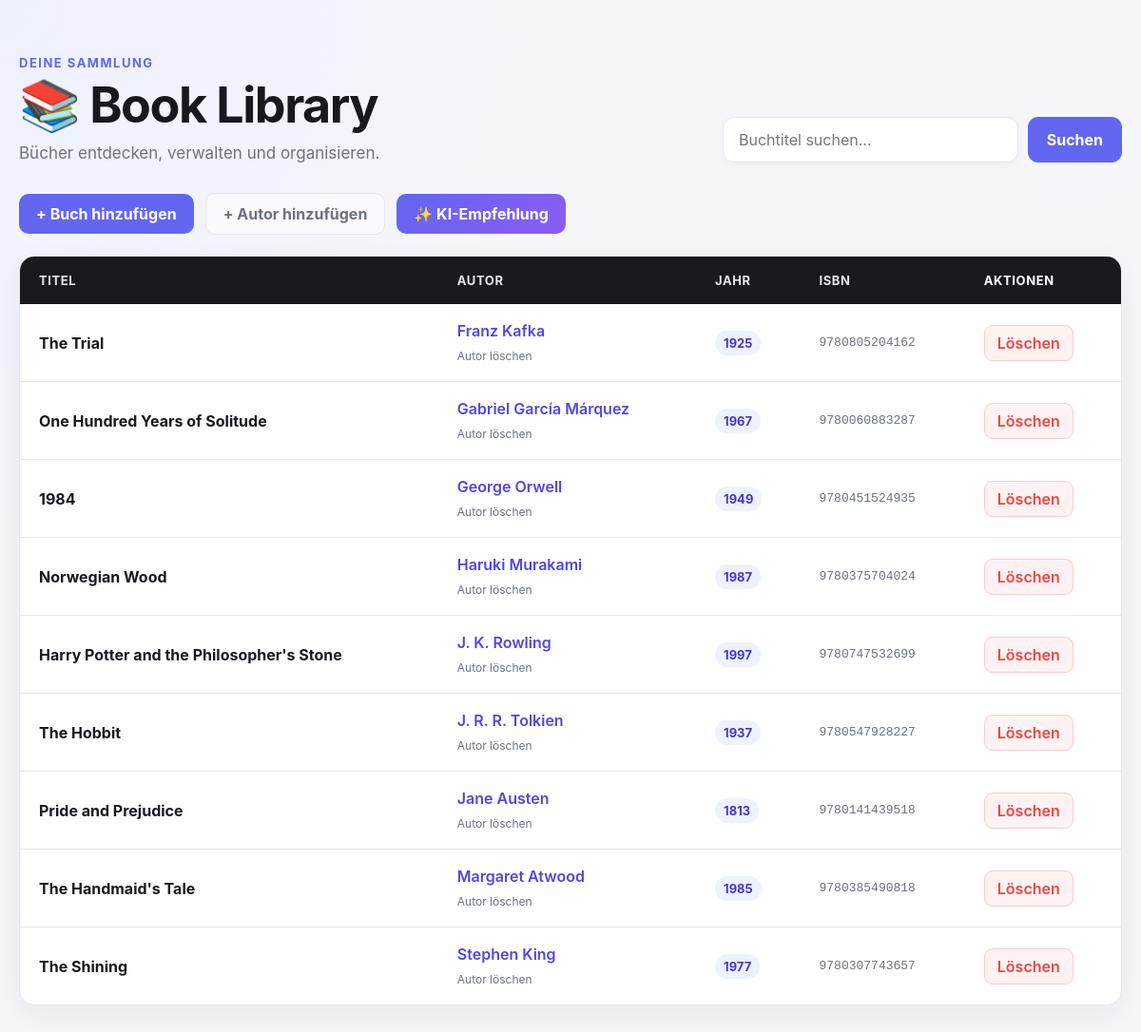
The page /?sort=author&search= on the database its author committed.
### data_models.py (models this page shows, shortened)
class Book(db.Model):
    id: Mapped[int] = mapped_column(primary_key=True, autoincrement=True, nullable=False)
    isbn: Mapped[str] = mapped_column(String(100), unique=True, nullable=False)
    title: Mapped[str] = mapped_column(String(100), nullable=False)
    publication_year: Mapped[int | None] = mapped_column(db.Integer, nullable=True)
    author_id: Mapped[int] = mapped_column(ForeignKey("author.id"), nullable=False)
    author: Mapped["Author"] = relationship(back_populates="books")
    rating: Mapped[int | None] = mapped_column(db.Integer)

class Author(db.Model):
    id: Mapped[int] = mapped_column(primary_key=True)
    name: Mapped[str] = mapped_column(db.String(100), unique=True, nullable=False)
    birth_date: Mapped[date] = mapped_column(db.Date)
    date_of_death: Mapped[date | None] = mapped_column(db.Date, nullable=True)
    books: Mapped[list["Book"]] = relationship(back_populates="author", cascade="all, delete-orphan")

### app.py (the view)
@app.route('/')
def index():
    sort_by = request.args.get("sort", "title")
    search = request.args.get("search", "")
    query = db.select(Book)
    if search:
        query = query.where(
            Book.title.like(f"%{search}%")
        )
    if sort_by == "title":
        query = query.order_by(Book.title)
    elif sort_by == "publication_year":
        query = query.order_by(Book.publication_year)
    elif sort_by == "isbn":
        query = query.order_by(Book.isbn)
    elif sort_by == "author":
        query = (
            query
            .join(Book.author)
            .order_by(Author.name)
        )
    books = db.session.scalars(query).all()
    return render_template("home.html", books=books, ai_available=ai_available())

### Ai_handling.py (called while the page is built)
def ai_available():
	return bool(os.getenv("GEMINI_API_KEY"))

### templates/home.html (shortened to what this page needs)
<!DOCTYPE html>
<html lang="de">
<head>
    <link rel="stylesheet" href="{{ url_for('static', filename='style.css') }}">
</head>
<body>
<div class="page-container">
    <header class="library-header">
        <div class="header-content">
            <div>
                <span class="eyebrow">Deine Sammlung</span>
                <h1>📚 Book Library</h1>
                <p>Bücher entdecken, verwalten und organisieren.</p>
            </div>
            <form class="search-form" method="GET" action="{{ url_for('index') }}">
                <input type="text" name="search" placeholder="Buchtitel suchen..."
                       value="{{ request.args.get('search', '') }}">
                <button class="search-button" type="submit">Suchen</button>
            </form>
        </div>
    </header>
    <div class="library-actions">
        <a class="primary-button" href="{{ url_for('add_book') }}">+ Buch hinzufügen</a>
        <a class="secondary-button" href="{{ url_for('add_author') }}">+ Autor hinzufügen</a>
        {% if ai_available %}
        <a class="ai-button" href="{{ url_for('recommendation') }}">✨ KI-Empfehlung</a>
        {% else %}
        <span class="ai-unavailable">KI-Empfehlung nicht verfügbar</span>
        {% endif %}
    </div>
    <div class="table-card">
        <table>
            <thead>
            <tr>
                <th>
                    <a href="{{ url_for('index', sort='title', search=request.args.get('search', '')) }}">Titel</a>
                </th>
                <th>
                    <a href="{{ url_for('index', sort='author', search=request.args.get('search', '')) }}">Autor</a>
                </th>
                <th>
                    <a href="{{ url_for('index', sort='publication_year', search=request.args.get('search', '')) }}">Jahr</a>
                </th>
                <th>
                    <a href="{{ url_for('index', sort='isbn', search=request.args.get('search', '')) }}">ISBN</a>
                </th>
                <th>Aktionen</th>
            </tr>
            </thead>
            <tbody>
            {% for book in books %}
            <tr>
                <td>
                    <a class="book-title" href="{{ url_for('book_detail', book_id=book.id) }}">{{ book.title }}</a>
                </td>
                <td>
                    <div class="author-cell">
                        <a class="author-link" href="{{ url_for('author_detail', author_id=book.author.id) }}">{{
                            book.author.name }}</a>
                        <form method="POST" action="{{ url_for('delete_author', author_id=book.author.id) }}">
                            <button class="text-delete-button" type="submit"
                                    onclick="return confirm('Autor und alle Bücher wirklich löschen?')">Autor löschen
                            </button>
                        </form>
                    </div>
                </td>
                <td><span class="year-badge">{{ book.publication_year }}</span></td>
                <td class="isbn">{{ book.isbn }}</td>
                <td>
                    <form method="POST" action="{{ url_for('delete_book', book_id=book.id) }}">
                        <button class="delete-button" type="submit" onclick="return confirm('Buch wirklich löschen?')">
                            Löschen
                        </button>
                    </form>
                </td>
            </tr>
            {% endfor %}
            </tbody>
        </table>
    </div>
</div>
</body>
</html>

### static/style.css (style rules this page uses)
:root { --background: #f5f6fa; --surface: #ffffff; --surface-soft: #f9fafb; --text: #17191f; --text-soft: #6b7280; --primary: #6366f1; --primary-dark: #4f46e5; --danger: #ef4444; --danger-soft: #fef2f2; --border: #e5e7eb; --star: #f5b301; --star-empty: #d1d5db; --radius: 16px; --shadow: 0 10px 35px rgba(0, 0, 0, 0.06); }
* { box-sizing: border-box; }
body { margin: 0; font-family: Inter, -apple-system, BlinkMacSystemFont, "Segoe UI", sans-serif; color: var(--text); background: radial-gradient(circle at top left, #eef2ff, transparent 35%), var(--background); }
button, input, select { font: inherit; }
form { margin: 0; }
.page-container { width: min(1200px, calc(100% - 40px)); margin: 0 auto; padding: 55px 0; }
.library-header { margin-bottom: 32px; }
.header-content { display: flex; justify-content: space-between; align-items: flex-end; gap: 35px; }
.header-content > div { flex: 1; }
.eyebrow, .detail-eyebrow { display: inline-block; margin-bottom: 8px; color: var(--primary); font-size: 13px; font-weight: 700; text-transform: uppercase; letter-spacing: 1.5px; }
.library-header h1 { margin: 0; font-size: clamp(34px, 5vw, 52px); line-height: 1.1; letter-spacing: -1.5px; }
.library-header p { margin: 12px 0 0; color: var(--text-soft); font-size: 17px; }
.search-form { display: flex; gap: 10px; width: 420px; flex-shrink: 0; }
.search-form input { flex: 1; min-width: 0; padding: 13px 16px; color: var(--text); background: var(--surface); border: 1px solid var(--border); border-radius: 12px; outline: none; box-shadow: 0 3px 10px rgba(0, 0, 0, 0.03); transition: border-color .2s, box-shadow .2s; }
.search-button { padding: 11px 20px; color: white; background: var(--primary); border: none; border-radius: 11px; font-weight: 700; cursor: pointer; transition: background .15s, transform .15s; }
.table-card { overflow: hidden; background: var(--surface); border: 1px solid var(--border); border-radius: var(--radius); box-shadow: var(--shadow); }
table { width: 100%; border-collapse: collapse; }
thead { background: #181a20; }
th { padding: 17px 20px; color: white; text-align: left; font-size: 13px; font-weight: 700; text-transform: uppercase; letter-spacing: .6px; }
th a { color: white; text-decoration: none; opacity: .9; }
td { padding: 18px 20px; border-bottom: 1px solid var(--border); vertical-align: middle; }
tbody tr { transition: background .15s; }
tbody tr:last-child td { border-bottom: none; }
.book-title { color: var(--text); font-weight: 700; text-decoration: none; transition: color .15s; }
.author-cell { display: flex; flex-direction: column; align-items: flex-start; gap: 5px; }
.author-link { color: var(--primary-dark); font-weight: 600; text-decoration: none; }
.text-delete-button { padding: 0; color: var(--text-soft); background: transparent; border: none; font-size: 12px; cursor: pointer; }
.year-badge { display: inline-block; padding: 5px 9px; color: #4338ca; background: #eef2ff; border-radius: 999px; font-size: 13px; font-weight: 700; }
.isbn { color: var(--text-soft); font-family: Consolas, "Courier New", monospace; font-size: 13px; }
.delete-button { padding: 8px 13px; color: var(--danger); background: var(--danger-soft); border: 1px solid #fecaca; border-radius: 9px; font-weight: 600; cursor: pointer; transition: background .15s, color .15s, transform .15s; }
.primary-button, .secondary-button { padding: 11px 18px; border-radius: 10px; font-weight: 700; text-decoration: none; }
.primary-button { color: white; background: var(--primary); border: none; cursor: pointer; }
.secondary-button { color: var(--text-soft); background: var(--surface-soft); border: 1px solid var(--border); }
.library-actions { display: flex; align-items: center; gap: 12px; margin-bottom: 22px; flex-wrap: wrap; }
.ai-button { padding: 11px 18px; color: white; background: linear-gradient(135deg, #6366f1, #8b5cf6); border-radius: 10px; font-weight: 700; text-decoration: none; }

### rows shown on the page
Book: title "The Trial", author.name "Franz Kafka", publication_year "1925", isbn "9780805204162"
Book: title "One Hundred Years of Solitude", author.name "Gabriel García Márquez", publication_year "1967", isbn "9780060883287"
Book: title "1984", author.name "George Orwell", publication_year "1949", isbn "9780451524935"
Book: title "Norwegian Wood", author.name "Haruki Murakami", publication_year "1987", isbn "9780375704024"
Book: title "Harry Potter and the Philosopher's Stone", author.name "J. K. Rowling", publication_year "1997", isbn "9780747532699"
Book: title "The Hobbit", author.name "J. R. R. Tolkien", publication_year "1937", isbn "9780547928227"
Book: title "Pride and Prejudice", author.name "Jane Austen", publication_year "1813", isbn "9780141439518"
Book: title "The Handmaid's Tale", author.name "Margaret Atwood", publication_year "1985", isbn "9780385490818"
Book: title "The Shining", author.name "Stephen King", publication_year "1977", isbn "9780307743657"
